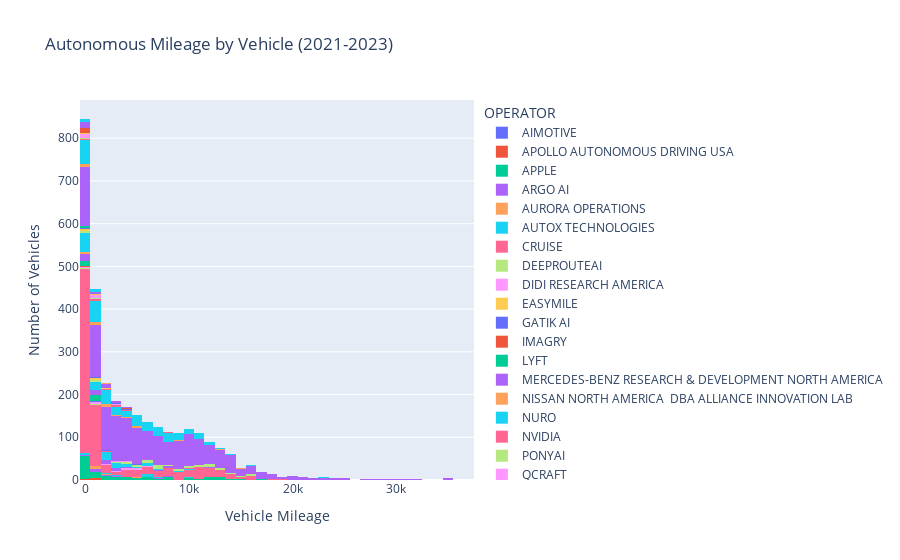
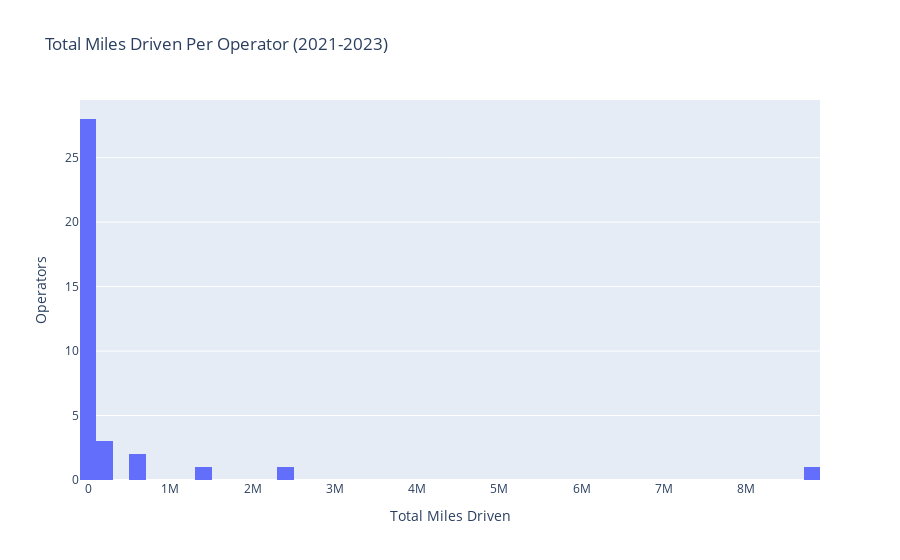

Notebook code for these charts, in order:
### Code cell
#### Histogram: miles driven / VIN ######
fig = px.histogram(nonzero_mileage,
             x='Mileage Total', color="OPERATOR", title="Autonomous Mileage by Vehicle (2021-2023)", nbins=50)
fig.update_layout(xaxis_title='Vehicle Mileage', yaxis_title='Number of Vehicles')
fig.show()

#### Histogram: miles driven / Operator ######
manufacturer_miles_sum = nonzero_mileage.groupby('OPERATOR')['Mileage Total'].sum().reset_index()

fig = px.histogram(manufacturer_miles_sum, x='Mileage Total', title='Total Miles Driven Per Operator (2021-2023)', hover_name="OPERATOR",
                   labels={'Mileage Total': 'Total Miles Driven'},  nbins=50)  # Adjust nbins as needed
fig.update_layout(yaxis_title='Operators')

fig.show()

### Figure 1 — Plotly figure (JSON) as saved in the notebook; plotly's stock layout.template omitted (floating-point values rounded to 4 significant figures; data arrays with more than 128 entries replaced by an {"elided": "..."} marker saying what was removed)
{"data": [{"alignmentgroup": "True", "bingroup": "x", "hovertemplate": "OPERATOR=AIMOTIVE<br>Mileage Total=%{x}<br>count=%{y}<extra></extra>", "legendgroup": "AIMOTIVE", "marker": {"color": "#636efa", "pattern": {"shape": ""}}, "name": "AIMOTIVE", "nbinsx": 50, "offsetgroup": "AIMOTIVE", "orientation": "v", "showlegend": true, "type": "histogram", "x": [1827, 1149, 9350, 5865, 9628.0, 5249.0], "xaxis": "x", "yaxis": "y"}, {"alignmentgroup": "True", "bingroup": "x", "hovertemplate": "OPERATOR=APOLLO AUTONOMOUS DRIVING USA<br>Mileage Total=%{x}<br>count=%{y}<extra></extra>", "legendgroup": "APOLLO AUTONOMOUS DRIVING USA", "marker": {"color": "#EF553B", "pattern": {"shape": ""}}, "name": "APOLLO AUTONOMOUS DRIVING USA", "nbinsx": 50, "offsetgroup": "APOLLO AUTONOMOUS DRIVING USA", "orientation": "v", "showlegend": true, "type": "histogram", "x": [830.0, 637.5, 1142.0, 824.4, 141.6, 368.9], "xaxis": "x", "yaxis": "y"}, {"alignmentgroup": "True", "bingroup": "x", "hovertemplate": "OPERATOR=APPLE<br>Mileage Total=%{x}<br>count=%{y}<extra></extra>", "legendgroup": "APPLE", "marker": {"color": "#00cc96", "pattern": {"shape": ""}}, "name": "APPLE", "nbinsx": 50, "offsetgroup": "APPLE", "orientation": "v", "showlegend": true, "type": "histogram", "x": {"elided": "140 float values"}, "xaxis": "x", "yaxis": "y"}, {"alignmentgroup": "True", "bingroup": "x", "hovertemplate": "OPERATOR=ARGO AI<br>Mileage Total=%{x}<br>count=%{y}<extra></extra>", "legendgroup": "ARGO AI", "marker": {"color": "#ab63fa", "pattern": {"shape": ""}}, "name": "ARGO AI", "nbinsx": 50, "offsetgroup": "ARGO AI", "orientation": "v", "showlegend": true, "type": "histogram", "x": [7996.0, 6834.0, 5725.0, 8231.0, 7264.0, 522.2, 162.1, 633.5, 2643.0, 553.1, 3687.0, 1480.0, 2552.0, 1507.0, 1230.0, 1080.0, 1318.0, 1958.0], "xaxis": "x", "yaxis": "y"}, {"alignmentgroup": "True", "bingroup": "x", "hovertemplate": "OPERATOR=AURORA OPERATIONS<br>Mileage Total=%{x}<br>count=%{y}<extra></extra>", "legendgroup": "AURORA OPERATIONS", "marker": {"color": "#FFA15A", "pattern": {"shape": ""}}, "name": "AURORA OPERATIONS", "nbinsx": 50, "offsetgroup": "AURORA OPERATIONS", "orientation": "v", "showlegend": true, "type": "histogram", "x": [1388.0, 875.0, 4918.0, 1448.0, 2289.0, 624.2, 1104.0, 25.86, 700.3], "xaxis": "x", "yaxis": "y"}, {"alignmentgroup": "True", "bingroup": "x", "hovertemplate": "OPERATOR=AUTOX TECHNOLOGIES<br>Mileage Total=%{x}<br>count=%{y}<extra></extra>", "legendgroup": "AUTOX TECHNOLOGIES", "marker": {"color": "#19d3f3", "pattern": {"shape": ""}}, "name": "AUTOX TECHNOLOGIES", "nbinsx": 50, "offsetgroup": "AUTOX TECHNOLOGIES", "orientation": "v", "showlegend": true, "type": "histogram", "x": [1986, 13997, 10336, 6446, 6358, 5912, 5073, 6627, 2700, 8271, 5462, 5981, 2461, 600, 5922, 318, 5508, 2431, 2563, 138, 59, 273], "xaxis": "x", "yaxis": "y"}, {"alignmentgroup": "True", "bingroup": "x", "hovertemplate": "OPERATOR=CRUISE<br>Mileage Total=%{x}<br>count=%{y}<extra></extra>", "legendgroup": "CRUISE", "marker": {"color": "#FF6692", "pattern": {"shape": ""}}, "name": "CRUISE", "nbinsx": 50, "offsetgroup": "CRUISE", "orientation": "v", "showlegend": true, "type": "histogram", "x": {"elided": "813 float values"}, "xaxis": "x", "yaxis": "y"}, {"alignmentgroup": "True", "bingroup": "x", "hovertemplate": "OPERATOR=DEEPROUTEAI<br>Mileage Total=%{x}<br>count=%{y}<extra></extra>", "legendgroup": "DEEPROUTEAI", "marker": {"color": "#B6E880", "pattern": {"shape": ""}}, "name": "DEEPROUTEAI", "nbinsx": 50, "offsetgroup": "DEEPROUTEAI", "orientation": "v", "showlegend": true, "type": "histogram", "x": [18791, 12081, 510, 251], "xaxis": "x", "yaxis": "y"}, {"alignmentgroup": "True", "bingroup": "x", "hovertemplate": "OPERATOR=DIDI RESEARCH AMERICA<br>Mileage Total=%{x}<br>count=%{y}<extra></extra>", "legendgroup": "DIDI RESEARCH AMERICA", "marker": {"color": "#FF97FF", "pattern": {"shape": ""}}, "name": "DIDI RESEARCH AMERICA", "nbinsx": 50, "offsetgroup": "DIDI RESEARCH AMERICA", "orientation": "v", "showlegend": true, "type": "histogram", "x": [3759.0, 5416.0, 6946.0, 1830.0, 3306.0, 4891.0, 4592.0, 2845.0, 5858.0, 1302.0, 3711.0, 5156.0, 4735.0, 938.7, 3997.0, 3893.0, 3074.0, 4286.0, 6647.0, 1827.0, 1409.0, 918.2, 311.7, 79.6, 1286.0], "xaxis": "x", "yaxis": "y"}, {"alignmentgroup": "True", "bingroup": "x", "hovertemplate": "OPERATOR=EASYMILE<br>Mileage Total=%{x}<br>count=%{y}<extra></extra>", "legendgroup": "EASYMILE", "marker": {"color": "#FECB52", "pattern": {"shape": ""}}, "name": "EASYMILE", "nbinsx": 50, "offsetgroup": "EASYMILE", "orientation": "v", "showlegend": true, "type": "histogram", "x": [320], "xaxis": "x", "yaxis": "y"}, {"alignmentgroup": "True", "bingroup": "x", "hovertemplate": "OPERATOR=GATIK AI<br>Mileage Total=%{x}<br>count=%{y}<extra></extra>", "legendgroup": "GATIK AI", "marker": {"color": "#636efa", "pattern": {"shape": ""}}, "name": "GATIK AI", "nbinsx": 50, "offsetgroup": "GATIK AI", "orientation": "v", "showlegend": true, "type": "histogram", "x": [1924, 1016, 634], "xaxis": "x", "yaxis": "y"}, {"alignmentgroup": "True", "bingroup": "x", "hovertemplate": "OPERATOR=IMAGRY<br>Mileage Total=%{x}<br>count=%{y}<extra></extra>", "legendgroup": "IMAGRY", "marker": {"color": "#EF553B", "pattern": {"shape": ""}}, "name": "IMAGRY", "nbinsx": 50, "offsetgroup": "IMAGRY", "orientation": "v", "showlegend": true, "type": "histogram", "x": [731.2, 650.1, 326.5, 397.1], "xaxis": "x", "yaxis": "y"}, {"alignmentgroup": "True", "bingroup": "x", "hovertemplate": "OPERATOR=LYFT<br>Mileage Total=%{x}<br>count=%{y}<extra></extra>", "legendgroup": "LYFT", "marker": {"color": "#00cc96", "pattern": {"shape": ""}}, "name": "LYFT", "nbinsx": 50, "offsetgroup": "LYFT", "orientation": "v", "showlegend": true, "type": "histogram", "x": [479.7, 839.3, 802.1, 1016.0, 985.5, 812.1, 596.7, 882.3, 525.3, 568.1, 625.5, 466.1, 523.6, 684.0, 423.9, 132.5, 257.0, 64.29, 32.78, 116.3, 216.2, 131.1, 19.6], "xaxis": "x", "yaxis": "y"}, {"alignmentgroup": "True", "bingroup": "x", "hovertemplate": "OPERATOR=MERCEDES-BENZ RESEARCH & DEVELOPMENT NORTH AMERICA<br>Mileage Total=%{x}<br>count=%{y}<extra></extra>", "legendgroup": "MERCEDES-BENZ RESEARCH & DEVELOPMENT NORTH AMERICA", "marker": {"color": "#ab63fa", "pattern": {"shape": ""}}, "name": "MERCEDES-BENZ RESEARCH & DEVELOPMENT NORTH AMERICA", "nbinsx": 50, "offsetgroup": "MERCEDES-BENZ RESEARCH & DEVELOPMENT NORTH AMERICA", "orientation": "v", "showlegend": true, "type": "histogram", "x": [744, 6, 22, 249, 126, 7169, 12317, 8396, 7740, 8201, 4402, 3088, 6143, 10, 48.41, 3801.0, 1772.0, 2874.0, 2865.0, 2899.0, 967.2, 3937.0, 1937.0, 670.2, 926.6, 435.7, 1021.0, 2248.0, 61.06, 84.04, 1512, 1837, 3423, 1388, 2346, 2171, 2067, 2418, 1032, 820, 394, 968, 885, 2556, 993, 108, 104, 704, 232, 335, 40, 96], "xaxis": "x", "yaxis": "y"}, {"alignmentgroup": "True", "bingroup": "x", "hovertemplate": "OPERATOR=NISSAN NORTH AMERICA  DBA ALLIANCE INNOVATION LAB<br>Mileage Total=%{x}<br>count=%{y}<extra></extra>", "legendgroup": "NISSAN NORTH AMERICA  DBA ALLIANCE INNOVATION LAB", "marker": {"color": "#FFA15A", "pattern": {"shape": ""}}, "name": "NISSAN NORTH AMERICA  DBA ALLIANCE INNOVATION LAB", "nbinsx": 50, "offsetgroup": "NISSAN NORTH AMERICA  DBA ALLIANCE INNOVATION LAB", "orientation": "v", "showlegend": true, "type": "histogram", "x": [177, 328, 3, 73, 21.4, 1100.0], "xaxis": "x", "yaxis": "y"}, {"alignmentgroup": "True", "bingroup": "x", "hovertemplate": "OPERATOR=NURO<br>Mileage Total=%{x}<br>count=%{y}<extra></extra>", "legendgroup": "NURO", "marker": {"color": "#19d3f3", "pattern": {"shape": ""}}, "name": "NURO", "nbinsx": 50, "offsetgroup": "NURO", "orientation": "v", "showlegend": true, "type": "histogram", "x": [5870.0, 2883.0, 718.2, 2423.0, 6330.0, 163.5, 511.2, 635.3, 8633.0, 4019.0, 990.0, 6337.0, 5674.0, 3053.0, 10860.0, 0.5, 358.9, 824.4, 603.8, 8903.0, 2257.0, 3547.0, 7743.0, 7472.0, 2652.0, 828.8, 9540.0, 10740.0, 9967.0, 5696.0, 6258.0, 6553.0, 7067.0, 3972.0, 2465.0, 4692.0, 839.3, 2064.0, 2641.0, 4363.0, 1029.0, 3511.0, 3647.0, 5560.0, 3813.0, 4681.0, 480.1, 291.8, 3292.0, 2593.0, 0.84, 5.34, 0.17, 113.5, 17.35, 3.27, 28.69, 447.7, 0.01, 13.13, 0.03, 55.77, 1945.0, 0.02, 2890.0, 67.41, 590.6, 130.1, 629.7, 14.31, 1294.0, 325.7, 124.4, 177.1, 2.5, 111.9, 311.9, 155.7, 394.6, 50.78, 1384.0, 170.4, 1999.0, 1835.0, 2005.0, 149.0, 2319.0, 1903.0, 2354.0, 2230.0, 2334.0, 144.8, 1297.0, 2738.0, 2022.0, 1463, 33.07, 13.3, 83.62, 93.83, 108.9, 54.05, 64.4, 11.49, 24.09, 86.15, 2654.0, 713.6, 2272.0, 2715.0, 3061.0, 2032.0, 1778, 1782.0, 1792.0, 1148.0, 1082.0, 198.4], "xaxis": "x", "yaxis": "y"}, {"alignmentgroup": "True", "bingroup": "x", "hovertemplate": "OPERATOR=NVIDIA<br>Mileage Total=%{x}<br>count=%{y}<extra></extra>", "legendgroup": "NVIDIA", "marker": {"color": "#FF6692", "pattern": {"shape": ""}}, "name": "NVIDIA", "nbinsx": 50, "offsetgroup": "NVIDIA", "orientation": "v", "showlegend": true, "type": "histogram", "x": [3449, 1789, 11153, 483, 10388, 742], "xaxis": "x", "yaxis": "y"}, {"alignmentgroup": "True", "bingroup": "x", "hovertemplate": "OPERATOR=PONYAI<br>Mileage Total=%{x}<br>count=%{y}<extra></extra>", "legendgroup": "PONYAI", "marker": {"color": "#B6E880", "pattern": {"shape": ""}}, "name": "PONYAI", "nbinsx": 50, "offsetgroup": "PONYAI", "orientation": "v", "showlegend": true, "type": "histogram", "x": [16360.0, 16120.0, 14220.0, 12440.0, 12830.0, 10480.0, 12850.0, 4014.0, 13070.0, 6016.0, 5726.0, 16140.0, 5048.0, 9402.0, 11350.0, 4834.0, 17610.0, 14320.0, 5735.0, 4509.0, 3299.0, 78.58, 14930.0, 2780.0, 6856.0, 181.9, 12200.0, 16110.0, 6284.0, 10860.0, 4474.0, 1405.0, 1279.0, 5853.0, 5344.0, 437.7, 182.5, 0.25, 4308, 890, 5228, 7162, 7812, 12670, 11951, 12100, 11081, 8108, 9092, 9959, 4417, 8950, 12264, 4383, 6491, 9746, 10224, 2856, 7128, 7053, 8596, 11525, 12073, 7128, 9588, 10667, 8004, 6759, 7309, 9418, 6503, 8969], "xaxis": "x", "yaxis": "y"}, {"alignmentgroup": "True", "bingroup": "x", "hovertemplate": "OPERATOR=QCRAFT<br>Mileage Total=%{x}<br>count=%{y}<extra></extra>", "legendgroup": "QCRAFT", "marker": {"color": "#FF97FF", "pattern": {"shape": ""}}, "name": "QCRAFT", "nbinsx": 50, "offsetgroup": "QCRAFT", "orientation": "v", "showlegend": true, "type": "histogram", "x": [4138, 2182, 2589], "xaxis": "x", "yaxis": "y"}, {"alignmentgroup": "True", "bingroup": "x", "hovertemplate": "OPERATOR=QUALCOMM TECHNOLOGIES<br>Mileage Total=%{x}<br>count=%{y}<extra></extra>", "legendgroup": "QUALCOMM TECHNOLOGIES", "marker": {"color": "#FECB52", "pattern": {"shape": ""}}, "name": "QUALCOMM TECHNOLOGIES", "nbinsx": 50, "offsetgroup": "QUALCOMM TECHNOLOGIES", "orientation": "v", "showlegend": true, "type": "histogram", "x": [432, 119, 1084, 438, 1191, 1388, 2182, 540, 578, 141, 396], "xaxis": "x", "yaxis": "y"}, {"alignmentgroup": "True", "bingroup": "x", "hovertemplate": "OPERATOR=TOYOTA RESEARCH INSTITUTE<br>Mileage Total=%{x}<br>count=%{y}<extra></extra>", "legendgroup": "TOYOTA RESEARCH INSTITUTE", "marker": {"color": "#636efa", "pattern": {"shape": ""}}, "name": "TOYOTA RESEARCH INSTITUTE", "nbinsx": 50, "offsetgroup": "TOYOTA RESEARCH INSTITUTE", "orientation": "v", "showlegend": true, "type": "histogram", "x": [3327, 5430, 4724, 478, 2277, 1355, 967, 175], "xaxis": "x", "yaxis": "y"}, {"alignmentgroup": "True", "bingroup": "x", "hovertemplate": "OPERATOR=UDELV<br>Mileage Total=%{x}<br>count=%{y}<extra></extra>", "legendgroup": "UDELV", "marker": {"color": "#EF553B", "pattern": {"shape": ""}}, "name": "UDELV", "nbinsx": 50, "offsetgroup": "UDELV", "orientation": "v", "showlegend": true, "type": "histogram", "x": [60], "xaxis": "x", "yaxis": "y"}, {"alignmentgroup": "True", "bingroup": "x", "hovertemplate": "OPERATOR=VALEO NORTH AMERICA<br>Mileage Total=%{x}<br>count=%{y}<extra></extra>", "legendgroup": "VALEO NORTH AMERICA", "marker": {"color": "#00cc96", "pattern": {"shape": ""}}, "name": "VALEO NORTH AMERICA", "nbinsx": 50, "offsetgroup": "VALEO NORTH AMERICA", "orientation": "v", "showlegend": true, "type": "histogram", "x": [201, 135, 339, 104], "xaxis": "x", "yaxis": "y"}, {"alignmentgroup": "True", "bingroup": "x", "hovertemplate": "OPERATOR=WAYMO<br>Mileage Total=%{x}<br>count=%{y}<extra></extra>", "legendgroup": "WAYMO", "marker": {"color": "#ab63fa", "pattern": {"shape": ""}}, "name": "WAYMO", "nbinsx": 50, "offsetgroup": "WAYMO", "orientation": "v", "showlegend": true, "type": "histogram", "x": {"elided": "1289 float values"}, "xaxis": "x", "yaxis": "y"}, {"alignmentgroup": "True", "bingroup": "x", "hovertemplate": "OPERATOR=WERIDE CORP<br>Mileage Total=%{x}<br>count=%{y}<extra></extra>", "legendgroup": "WERIDE CORP", "marker": {"color": "#FFA15A", "pattern": {"shape": ""}}, "name": "WERIDE CORP", "nbinsx": 50, "offsetgroup": "WERIDE CORP", "orientation": "v", "showlegend": true, "type": "histogram", "x": [36.4, 11130.0, 377, 15140.0, 12990.0, 9.2, 8339.0, 3072.0, 363.6, 935.2, 5164.0, 334.8, 70.7, 9031.0, 2171.0, 5440.0, 679.1, 12240.0, 2349.0, 2034.0, 9491.0, 4619.0, 12610.0, 2213.0, 0.03, 551.1, 1130, 2167.0, 1673.0, 1308.0, 971.9, 2634.0, 1785.0, 6763.0, 8868.0, 5275.0, 6749.0, 4188.0], "xaxis": "x", "yaxis": "y"}, {"alignmentgroup": "True", "bingroup": "x", "hovertemplate": "OPERATOR=ZOOX<br>Mileage Total=%{x}<br>count=%{y}<extra></extra>", "legendgroup": "ZOOX", "marker": {"color": "#19d3f3", "pattern": {"shape": ""}}, "name": "ZOOX", "nbinsx": 50, "offsetgroup": "ZOOX", "orientation": "v", "showlegend": true, "type": "histogram", "x": {"elided": "317 float values"}, "xaxis": "x", "yaxis": "y"}, {"alignmentgroup": "True", "bingroup": "x", "hovertemplate": "OPERATOR=GHOST AUTONOMY<br>Mileage Total=%{x}<br>count=%{y}<extra></extra>", "legendgroup": "GHOST AUTONOMY", "marker": {"color": "#FF6692", "pattern": {"shape": ""}}, "name": "GHOST AUTONOMY", "nbinsx": 50, "offsetgroup": "GHOST AUTONOMY", "orientation": "v", "showlegend": true, "type": "histogram", "x": [2897.0, 1394.0, 3773.0, 2019.0, 752.8, 2606.0, 934.0, 182.3, 2270.0, 5279.0, 10400.0, 7935.0, 820.2, 8095, 34.5, 11130.0, 3927.0, 2873.0], "xaxis": "x", "yaxis": "y"}, {"alignmentgroup": "True", "bingroup": "x", "hovertemplate": "OPERATOR=INTEL CORPORATION<br>Mileage Total=%{x}<br>count=%{y}<extra></extra>", "legendgroup": "INTEL CORPORATION", "marker": {"color": "#B6E880", "pattern": {"shape": ""}}, "name": "INTEL CORPORATION", "nbinsx": 50, "offsetgroup": "INTEL CORPORATION", "orientation": "v", "showlegend": true, "type": "histogram", "x": [611, 170], "xaxis": "x", "yaxis": "y"}, {"alignmentgroup": "True", "bingroup": "x", "hovertemplate": "OPERATOR=MOTIONAL AD<br>Mileage Total=%{x}<br>count=%{y}<extra></extra>", "legendgroup": "MOTIONAL AD", "marker": {"color": "#FF97FF", "pattern": {"shape": ""}}, "name": "MOTIONAL AD", "nbinsx": 50, "offsetgroup": "MOTIONAL AD", "orientation": "v", "showlegend": true, "type": "histogram", "x": [239.3, 212.9, 31.9, 1141.0, 317.8, 945.2, 920.1, 858.5, 198.3, 5.6, 17.6, 1.3, 21.4, 27.6, 618.3, 3033.0, 751.6, 716.1, 724.5, 3264.0, 2464.0, 3358.0, 1276.0, 10.24], "xaxis": "x", "yaxis": "y"}, {"alignmentgroup": "True", "bingroup": "x", "hovertemplate": "OPERATOR=NVIDIA CORPORATION<br>Mileage Total=%{x}<br>count=%{y}<extra></extra>", "legendgroup": "NVIDIA CORPORATION", "marker": {"color": "#FECB52", "pattern": {"shape": ""}}, "name": "NVIDIA CORPORATION", "nbinsx": 50, "offsetgroup": "NVIDIA CORPORATION", "orientation": "v", "showlegend": true, "type": "histogram", "x": [14.26, 3069.0, 1688.0, 1518.0, 880.6], "xaxis": "x", "yaxis": "y"}, {"alignmentgroup": "True", "bingroup": "x", "hovertemplate": "OPERATOR=APOLLO<br>Mileage Total=%{x}<br>count=%{y}<extra></extra>", "legendgroup": "APOLLO", "marker": {"color": "#636efa", "pattern": {"shape": ""}}, "name": "APOLLO", "nbinsx": 50, "offsetgroup": "APOLLO", "orientation": "v", "showlegend": true, "type": "histogram", "x": [4354.0, 3817.0, 2942, 4199.0], "xaxis": "x", "yaxis": "y"}, {"alignmentgroup": "True", "bingroup": "x", "hovertemplate": "OPERATOR=AUTOX<br>Mileage Total=%{x}<br>count=%{y}<extra></extra>", "legendgroup": "AUTOX", "marker": {"color": "#EF553B", "pattern": {"shape": ""}}, "name": "AUTOX", "nbinsx": 50, "offsetgroup": "AUTOX", "orientation": "v", "showlegend": true, "type": "histogram", "x": [3, 22, 42, 34, 5, 8, 2, 3768, 3624, 8, 337, 9, 8], "xaxis": "x", "yaxis": "y"}, {"alignmentgroup": "True", "bingroup": "x", "hovertemplate": "OPERATOR=BOSCH<br>Mileage Total=%{x}<br>count=%{y}<extra></extra>", "legendgroup": "BOSCH", "marker": {"color": "#00cc96", "pattern": {"shape": ""}}, "name": "BOSCH", "nbinsx": 50, "offsetgroup": "BOSCH", "orientation": "v", "showlegend": true, "type": "histogram", "x": [24.32, 532.9, 202.1], "xaxis": "x", "yaxis": "y"}, {"alignmentgroup": "True", "bingroup": "x", "hovertemplate": "OPERATOR=MERCEDES<br>Mileage Total=%{x}<br>count=%{y}<extra></extra>", "legendgroup": "MERCEDES", "marker": {"color": "#ab63fa", "pattern": {"shape": ""}}, "name": "MERCEDES", "nbinsx": 50, "offsetgroup": "MERCEDES", "orientation": "v", "showlegend": true, "type": "histogram", "x": [384.7, 294.2, 360.5, 482.9, 132.1, 930.9, 728.0, 561.2, 1350.0, 2061.0, 2754.0, 3166.0, 1869.0, 3752.0, 2801.0, 1701.0, 1978.0, 2869.0, 2294.0, 3656.0, 3327.0, 2406.0, 2041.0, 1407.0, 2300.0, 2399.0, 4297.0, 2192.0, 2639.0, 126.6, 143.9, 206.3, 123.0, 108.2, 141.0, 214.9, 144.3], "xaxis": "x", "yaxis": "y"}, {"alignmentgroup": "True", "bingroup": "x", "hovertemplate": "OPERATOR=NISSAN<br>Mileage Total=%{x}<br>count=%{y}<extra></extra>", "legendgroup": "NISSAN", "marker": {"color": "#FFA15A", "pattern": {"shape": ""}}, "name": "NISSAN", "nbinsx": 50, "offsetgroup": "NISSAN", "orientation": "v", "showlegend": true, "type": "histogram", "x": [485, 2105, 2235], "xaxis": "x", "yaxis": "y"}, {"alignmentgroup": "True", "bingroup": "x", "hovertemplate": "OPERATOR=WOVEN BY TOYOTA US<br>Mileage Total=%{x}<br>count=%{y}<extra></extra>", "legendgroup": "WOVEN BY TOYOTA US", "marker": {"color": "#19d3f3", "pattern": {"shape": ""}}, "name": "WOVEN BY TOYOTA US", "nbinsx": 50, "offsetgroup": "WOVEN BY TOYOTA US", "orientation": "v", "showlegend": true, "type": "histogram", "x": [618, 972, 619, 636, 816, 64, 95, 54, 21, 52, 247], "xaxis": "x", "yaxis": "y"}], "layout": {"barmode": "relative", "legend": {"title": {"text": "OPERATOR"}, "tracegroupgap": 0}, "title": {"text": "Autonomous Mileage by Vehicle (2021-2023)"}, "xaxis": {"anchor": "y", "domain": [0, 1], "title": {"text": "Vehicle Mileage"}}, "yaxis": {"anchor": "x", "domain": [0, 1], "title": {"text": "Number of Vehicles"}}}}

### Figure 2 — Plotly figure (JSON) as saved in the notebook; plotly's stock layout.template omitted (floating-point values rounded to 4 significant figures)
{"data": [{"alignmentgroup": "True", "bingroup": "x", "hovertemplate": "Total Miles Driven=%{x}<br>count=%{y}<extra></extra>", "legendgroup": "", "marker": {"color": "#636efa", "pattern": {"shape": ""}}, "name": "", "nbinsx": 50, "offsetgroup": "", "orientation": "v", "showlegend": false, "type": "histogram", "x": [33070.0, 15310.0, 3944.0, 591100.0, 55370.0, 13370.0, 7870, 99422, 759.3, 2323000.0, 31633, 83010.0, 320, 3574, 67330.0, 2105.0, 781, 11200.0, 58340.0, 111600.0, 21150.0, 4825, 1702.0, 258100.0, 28004, 7169.0, 586000.0, 8909, 8489, 18733, 60, 779, 8896000.0, 164900.0, 4194, 1418000.0], "xaxis": "x", "yaxis": "y"}], "layout": {"barmode": "relative", "legend": {"tracegroupgap": 0}, "title": {"text": "Total Miles Driven Per Operator (2021-2023)"}, "xaxis": {"anchor": "y", "domain": [0, 1], "title": {"text": "Total Miles Driven"}}, "yaxis": {"anchor": "x", "domain": [0, 1], "title": {"text": "Operators"}}}}
